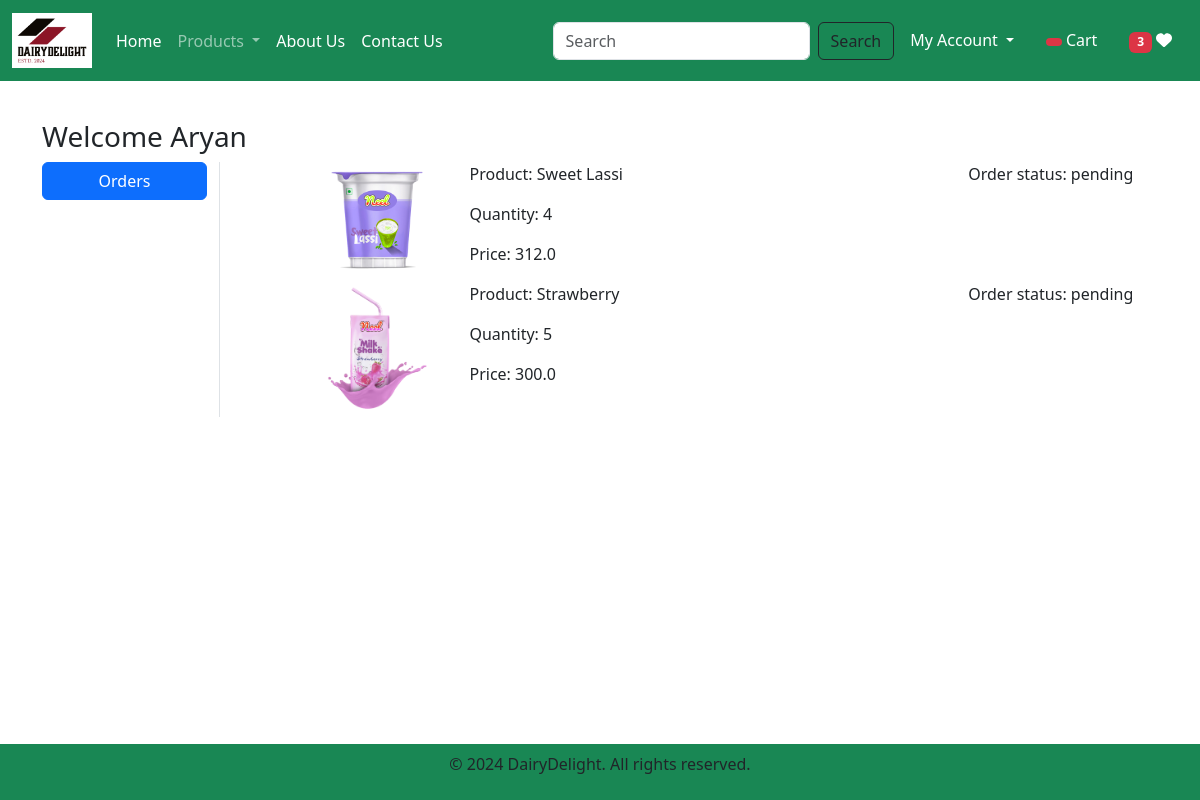
Screenshot of /orders/ (signed in) with the database file from the repository.
### app/models.py (models this page shows, shortened)
class OrderPlaced(models.Model):
    user = models.ForeignKey(User, on_delete=models.CASCADE)
    customer = models.ForeignKey(Customer, on_delete=models.CASCADE)
    product = models.ForeignKey(Product, on_delete=models.CASCADE)
    quantity = models.PositiveIntegerField(default=1)
    ordered_date = models.DateTimeField(auto_now_add=True)
    status  = models.CharField(max_length=50, choices=STATUS_CHOICES, default='pending')
    payment = models.ForeignKey(Payment, on_delete=models.CASCADE, blank=True)
    @property
    def total_cost(self):
        return self.quantity * self.product.discounted_price

class Product(models.Model):
    title = models.CharField(max_length=100)
    description = models.TextField()
    selling_price = models.FloatField()
    discounted_price = models.FloatField()
    description=models.TextField()
    composition = models.TextField(default='')
    prodapp = models.TextField(default='')
    category = models.CharField(choices = CATEGORY_CHOICES  ,max_length=2)
    product_image = models.ImageField(upload_to = 'product')

### app/views.py (the view)
# urls.py: path('orders/', views.orders, name='orders'),
def orders(request):
    totalitem = 0
    wishitem = 0
    if request.user.is_authenticated:
            totalitem = len(Cart.objects.filter(user=request.user))
            wishitem = len(Wishlist.objects.filter(user=request.user))
    order_placed= OrderPlaced.objects.filter(user=request.user)
    return render(request, 'app/orders.html', locals())

### app/templates/app/orders.html (shortened to what this page needs)
{% extends "app/base.html" %}
{% load static %}
{% block main-content %}
<br>
<br>
<br>
<div class="container my-5">
    <div class="row">
        <h3>Welcome <span class="text-capitalize">{{request.user}}</span> </h3>
        <div class="col-sm-2 border-end">
            <ul class="list-unstyled">
                <li class="d-grid"><a href="{% url 'orders' %}" class="btn btn-primary">Orders</a></li>
            </ul>
        </div>
        <div class="col-sm-9 offset-sm-1">
            {% for op in order_placed %}
            <div class="row">
                <div class="col-sm-2">
                    <img src="{{op.product.product_image.url}}" class="img-fluid" height="100" width="100">
                </div>
                <div class="col-sm-7">
                    <p>Product: {{op.product.title}} </p>
                    <p>Quantity: {{op.quantity}} </p>
                    <p>Price: {{op.total_cost}}  </p>
                </div>
                <div class="col-sm-3">
                    <p>Order status: {{op.status}} </p>
        </div>
    </div>
    {% endfor %}
    </div>
    </div>
<br>
<br>
<br>
<br>
{% endblock main-content %}

### rows the page displays
OrderPlaced: product.product_image (picture), product "Sweet Lassi", quantity "4", total_cost "312.0", status "pending"
OrderPlaced: product.product_image (picture), product "Strawberry", quantity "5", total_cost "300.0", status "pending"

### other values shown
{{ wishitem }} "3"
{{ request.user }} "Aryan"
